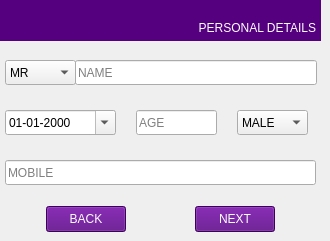
   <widget class="QWidget" name="Personal_detail_page">
    <widget class="QLabel" name="Customer_Name_label_3">
     <property name="geometry">
      <rect>
       <x>0</x>
       <y>0</y>
       <width>321</width>
       <height>41</height>
      </rect>
     </property>
     <property name="styleSheet">
      <string notr="true">color: rgb(255, 255, 255);
background-color: rgb(85, 0, 127);
font: 75 11pt &quot;Sans Serif&quot;;</string>
     </property>
     <property name="text">
      <string/>
     </property>
     <property name="textFormat">
      <enum>Qt::AutoText</enum>
     </property>
    </widget>
    <widget class="QLabel" name="Personal_detail_label">
     <property name="geometry">
      <rect>
       <x>165</x>
       <y>20</y>
       <width>151</width>
       <height>16</height>
      </rect>
     </property>
     <property name="styleSheet">
      <string notr="true">color: rgb(255, 255, 255);
background-color: rgb(85, 0, 127);
font: 75 11pt &quot;Sans Serif&quot;;</string>
     </property>
     <property name="text">
      <string>PERSONAL DETAILS</string>
     </property>
     <property name="alignment">
      <set>Qt::AlignRight|Qt::AlignTrailing|Qt::AlignVCenter</set>
     </property>
    </widget>
    <widget class="QComboBox" name="cmbTitle">
     <property name="geometry">
      <rect>
       <x>5</x>
       <y>60</y>
       <width>71</width>
       <height>25</height>
      </rect>
     </property>
     <item>
      <property name="text">
       <string>MR</string>
      </property>
     </item>
     <item>
      <property name="text">
       <string>MRS</string>
      </property>
     </item>
     <item>
      <property name="text">
       <string>MS</string>
      </property>
     </item>
    </widget>
    <widget class="QLineEdit" name="Name_lineedit">
     <property name="geometry">
      <rect>
       <x>75</x>
       <y>60</y>
       <width>242</width>
       <height>25</height>
      </rect>
     </property>
     <property name="maxLength">
      <number>30</number>
     </property>
     <property name="placeholderText">
      <string>NAME</string>
     </property>
    </widget>
    <widget class="QLineEdit" name="Age_lineedit">
     <property name="geometry">
      <rect>
       <x>136</x>
       <y>110</y>
       <width>81</width>
       <height>25</height>
      </rect>
     </property>
     <property name="text">
      <string/>
     </property>
     <property name="maxLength">
      <number>3</number>
     </property>
     <property name="placeholderText">
      <string>AGE</string>
     </property>
    </widget>
    <widget class="QLineEdit" name="Mobile_lineedit">
     <property name="geometry">
      <rect>
       <x>5</x>
       <y>160</y>
       <width>311</width>
       <height>25</height>
      </rect>
     </property>
     <property name="text">
      <string/>
     </property>
     <property name="maxLength">
      <number>10</number>
     </property>
     <property name="placeholderText">
      <string>MOBILE</string>
     </property>
    </widget>
    <widget class="QComboBox" name="Gendertitle">
     <property name="geometry">
      <rect>
       <x>237</x>
       <y>110</y>
       <width>71</width>
       <height>25</height>
      </rect>
     </property>
     <item>
      <property name="text">
       <string>MALE</string>
      </property>
     </item>
     <item>
      <property name="text">
       <string>FEMALE</string>
      </property>
     </item>
     <item>
      <property name="text">
       <string>TRANS</string>
      </property>
     </item>
    </widget>
    <widget class="QPushButton" name="Next_back_button">
     <property name="geometry">
      <rect>
       <x>195</x>
       <y>206</y>
       <width>80</width>
       <height>26</height>
      </rect>
     </property>
     <property name="styleSheet">
      <string notr="true">color: rgb(255, 255, 255);
background-color: rgb(85, 0, 127);
font: 75 11pt &quot;Sans Serif&quot;;</string>
     </property>
     <property name="text">
      <string>NEXT</string>
     </property>
    </widget>
    <widget class="QPushButton" name="Personal_Back_button">
     <property name="geometry">
      <rect>
       <x>46</x>
       <y>206</y>
       <width>80</width>
       <height>26</height>
      </rect>
     </property>
     <property name="styleSheet">
      <string notr="true">color: rgb(255, 255, 255);
background-color: rgb(85, 0, 127);
font: 75 11pt &quot;Sans Serif&quot;;</string>
     </property>
     <property name="text">
      <string>BACK</string>
     </property>
    </widget>
    <widget class="QDateEdit" name="dateEdit_3">
     <property name="geometry">
      <rect>
       <x>5</x>
       <y>110</y>
       <width>111</width>
       <height>25</height>
      </rect>
     </property>
     <property name="displayFormat">
      <string>dd-MM-yyyy</string>
     </property>
     <property name="calendarPopup">
      <bool>true</bool>
     </property>
    </widget>
    <widget class="QLabel" name="FinoLogo_17">
     <property name="geometry">
      <rect>
       <x>5</x>
       <y>2</y>
       <width>71</width>
       <height>35</height>
      </rect>
     </property>
     <property name="autoFillBackground">
      <bool>false</bool>
     </property>
     <property name="styleSheet">
      <string notr="true">background-color: rgb(85, 0, 127);</string>
     </property>
     <property name="text">
      <string/>
     </property>
     <property name="pixmap">
      <pixmap resource="fino.qrc">:/Fino/Icons/finoW.png</pixmap>
     </property>
     <property name="scaledContents">
      <bool>true</bool>
     </property>
    </widget>
   </widget>
